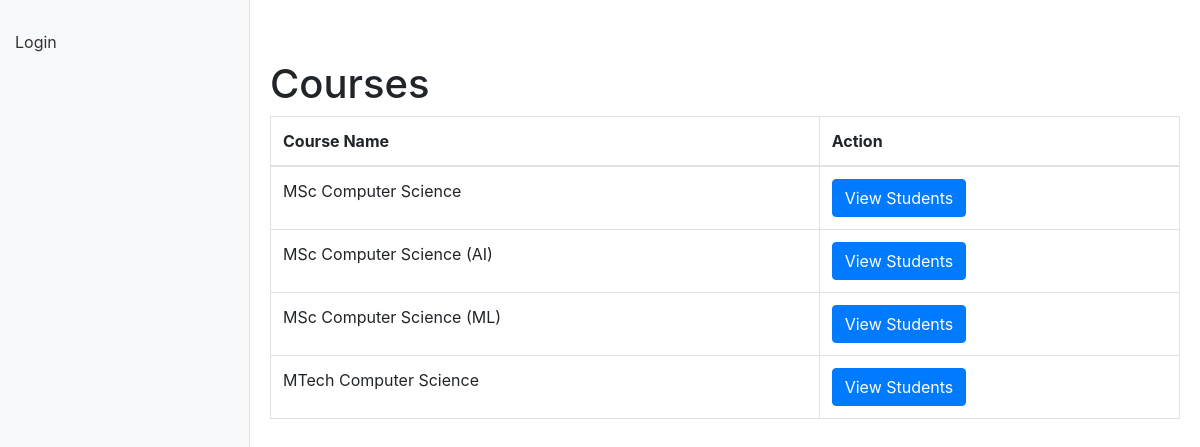
Screenshot of /course_list with the database file from the repository.
### smsapp/models.py (models this page shows, shortened)
class Course(models.Model):
    id = models.AutoField(primary_key=True)  # Auto-incrementing primary key
    name = models.CharField(max_length=100)  # Course name

### smsapp/views.py (the view)
# urls.py: path('course_list', course_list, name='course_list'),
def course_list(request):
    courses = Course.objects.all()
    return render(request, 'courselist.html', {'courses': courses})

### smsapp/templates/courselist.html (shortened to what this page needs)
<!DOCTYPE html>
<html lang="en">
<head>
    <link href="https://stackpath.bootstrapcdn.com/bootstrap/4.5.2/css/bootstrap.min.css" rel="stylesheet">
</head>
<body>
    {% include 'navbar.html' %}
    <div class="main-content">
        <h1>Courses</h1>
        <table class="table table-bordered">
            <thead>
                <tr>
                    <th>Course Name</th>
                    <th>Action</th>
                </tr>
            </thead>
            <tbody>
                {% for course in courses %}
                <tr>
                    <td>{{ course.name }}</td>
                    <td>
                        <a href="{% url 'student_list' course.name %}" class="btn btn-primary">View Students</a>
                    </td>
                </tr>
                {% endfor %}
            </tbody>
        </table>
    </div>
</body>
</html>

### smsapp/templates/courselist.html (style rules this page uses)
body { margin: 0; padding: 0; }
.main-content { margin-left: 250px; padding: 20px; }

### smsapp/templates/navbar.html (style rules this page uses)
.main-content { margin-left: 250px; padding: 20px; }

### rows the page displays
Course: name "MSc Computer Science"
Course: name "MSc Computer Science (AI)"
Course: name "MSc Computer Science (ML)"
Course: name "MTech Computer Science"
